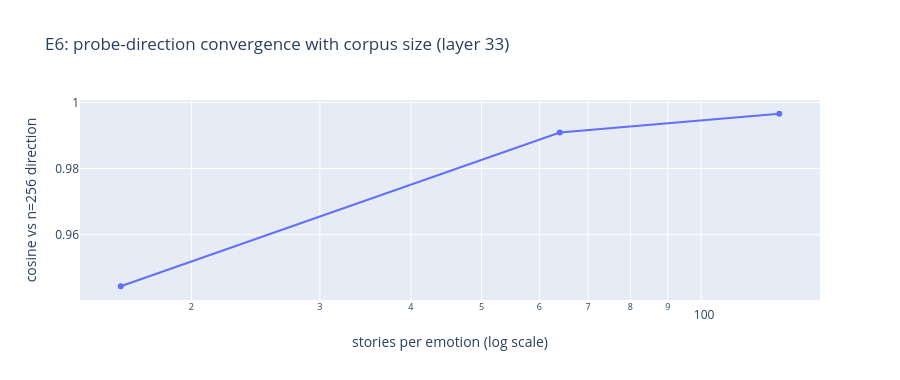

This figure's notebook cell:
### Markdown cell above
## 2. E6: do probe directions converge with n?

How to read: for each n, the cosine between that n's contrast direction and the n=256
direction, averaged over the 12 emotions. Rising toward 1.0 means more data buys more stable
probes (prediction P1). This is the convergence version of the bootstrap-stability check
(claim C2 measured self-cosine 0.877 at n of about 9).

### Code cell
# this cell measures probe-direction convergence toward the n=256 reference
LP33 = LAYERS.index(33)
ref = MEANS[-1, :, LP33, :] - MEANS[-1, :, LP33, :].mean(axis=0)
conv = []
for ni, n in enumerate(N_BUCKETS[:-1]):
    cur = MEANS[ni, :, LP33, :] - MEANS[ni, :, LP33, :].mean(axis=0)
    cos = (cur * ref).sum(1) / (np.linalg.norm(cur, axis=1) * np.linalg.norm(ref, axis=1))
    conv.append(float(cos.mean()))
    print(f"n={n:3d} vs n=256: mean contrast-direction cosine {cos.mean():.3f} (min {cos.min():.3f})")
fig = go.Figure(go.Scatter(x=N_BUCKETS[:-1], y=conv, mode="lines+markers"))
fig.update_layout(title="E6: probe-direction convergence with corpus size (layer 33)",
                  xaxis_title="stories per emotion (log scale)", xaxis_type="log",
                  yaxis_title="cosine vs n=256 direction", height=380)
fig.show()

### Figure 1 — Plotly figure (JSON) as saved in the notebook; plotly's stock layout.template omitted (floating-point values rounded to 4 significant figures)
{"data": [{"mode": "lines+markers", "type": "scatter", "x": [16, 64, 128], "y": [0.9444, 0.9909, 0.9966]}], "layout": {"height": 380, "title": {"text": "E6: probe-direction convergence with corpus size (layer 33)"}, "xaxis": {"title": {"text": "stories per emotion (log scale)"}, "type": "log"}, "yaxis": {"title": {"text": "cosine vs n=256 direction"}}}}
